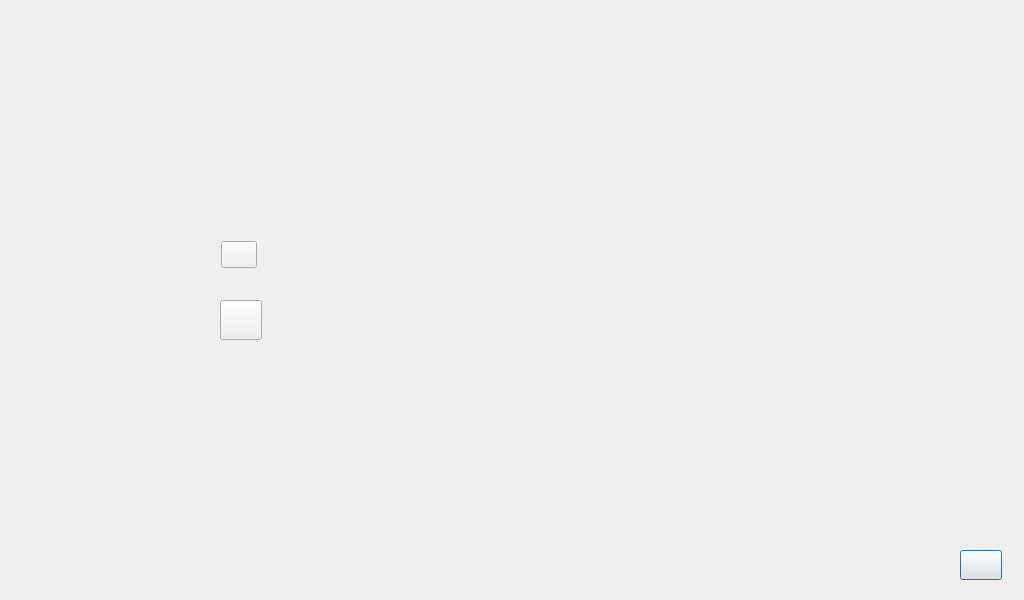
<?xml version="1.0" encoding="UTF-8"?>
<ui version="4.0">
 <class>Timesetup</class>
 <widget class="QDialog" name="Timesetup">
  <property name="geometry">
   <rect>
    <x>0</x>
    <y>0</y>
    <width>1024</width>
    <height>600</height>
   </rect>
  </property>
  <property name="windowTitle">
   <string>Dialog</string>
  </property>
  <widget class="QPushButton" name="pushButton">
   <property name="geometry">
    <rect>
     <x>960</x>
     <y>550</y>
     <width>42</width>
     <height>30</height>
    </rect>
   </property>
   <property name="styleSheet">
    <string notr="true">border-image: url(:/new/prefix1/imagejy/back.png);</string>
   </property>
   <property name="text">
    <string/>
   </property>
  </widget>
  <widget class="QPushButton" name="pushButton_2">
   <property name="geometry">
    <rect>
     <x>221</x>
     <y>241</y>
     <width>36</width>
     <height>27</height>
    </rect>
   </property>
   <property name="styleSheet">
    <string notr="true">border-image: url(:/new/prefix1/imagejy/timeseticon.png);</string>
   </property>
   <property name="text">
    <string/>
   </property>
  </widget>
  <widget class="QPushButton" name="pushButton_3">
   <property name="geometry">
    <rect>
     <x>220</x>
     <y>300</y>
     <width>42</width>
     <height>40</height>
    </rect>
   </property>
   <property name="styleSheet">
    <string notr="true">border-image: url(:/new/prefix1/imagejy/jiaozhun.png);</string>
   </property>
   <property name="text">
    <string/>
   </property>
  </widget>
 </widget>
 <resources/>
 <connections/>
</ui>
